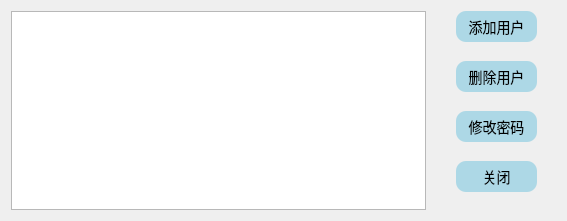
<?xml version="1.0" encoding="UTF-8"?>
<ui version="4.0">
 <class>UserManagerDialog</class>
 <widget class="QDialog" name="UserManagerDialog">
  <property name="geometry">
   <rect>
    <x>0</x>
    <y>0</y>
    <width>567</width>
    <height>221</height>
   </rect>
  </property>
  <property name="windowTitle">
   <string>Dialog</string>
  </property>
  <property name="styleSheet">
   <string notr="true">QWidget {
font-size:14px;
}
QPushButton {
	background-color: rgb(173, 216, 230);
	border:2px groovegray;
	border-radius:10px;
	padding:2px 4px;
}

QPushButton:hover {
/*   background-color: khaki;	*/
	background-color: rgb(135, 206, 250);
}

/* Increase the padding, so the text is shifted when the button is
   pressed. */
QPushButton:pressed {
    padding-left: 5px;
    padding-top: 5px;
	background-color: rgb(70, 130, 180);
/*    background-color: #d0d67c;	*/
}</string>
  </property>
  <layout class="QHBoxLayout" name="horizontalLayout_2">
   <item>
    <layout class="QHBoxLayout" name="userManagerHLayout">
     <property name="spacing">
      <number>0</number>
     </property>
     <item>
      <widget class="QWidget" name="userManager" native="true">
       <layout class="QVBoxLayout" name="userVLayout">
        <property name="spacing">
         <number>0</number>
        </property>
        <property name="leftMargin">
         <number>0</number>
        </property>
        <property name="topMargin">
         <number>0</number>
        </property>
        <property name="rightMargin">
         <number>0</number>
        </property>
        <property name="bottomMargin">
         <number>0</number>
        </property>
        <item>
         <layout class="QHBoxLayout" name="userHLayout">
          <property name="spacing">
           <number>0</number>
          </property>
          <item>
           <widget class="QTableView" name="userInfoTableview"/>
          </item>
         </layout>
        </item>
       </layout>
      </widget>
     </item>
     <item>
      <widget class="QWidget" name="operateWidget" native="true">
       <property name="minimumSize">
        <size>
         <width>130</width>
         <height>0</height>
        </size>
       </property>
       <property name="maximumSize">
        <size>
         <width>130</width>
         <height>16777215</height>
        </size>
       </property>
       <widget class="QPushButton" name="addUserBtn">
        <property name="geometry">
         <rect>
          <x>30</x>
          <y>0</y>
          <width>81</width>
          <height>31</height>
         </rect>
        </property>
        <property name="styleSheet">
         <string notr="true">font: 10pt &quot;宋体&quot;;</string>
        </property>
        <property name="text">
         <string>添加用户</string>
        </property>
       </widget>
       <widget class="QPushButton" name="modifyBtn">
        <property name="geometry">
         <rect>
          <x>30</x>
          <y>100</y>
          <width>81</width>
          <height>31</height>
         </rect>
        </property>
        <property name="styleSheet">
         <string notr="true">font: 10pt &quot;宋体&quot;;</string>
        </property>
        <property name="text">
         <string>修改密码</string>
        </property>
       </widget>
       <widget class="QPushButton" name="delUserBtn">
        <property name="geometry">
         <rect>
          <x>30</x>
          <y>50</y>
          <width>81</width>
          <height>31</height>
         </rect>
        </property>
        <property name="styleSheet">
         <string notr="true">font: 10pt &quot;宋体&quot;;</string>
        </property>
        <property name="text">
         <string>删除用户</string>
        </property>
       </widget>
       <widget class="QPushButton" name="closeBtn">
        <property name="geometry">
         <rect>
          <x>30</x>
          <y>150</y>
          <width>81</width>
          <height>31</height>
         </rect>
        </property>
        <property name="styleSheet">
         <string notr="true">font: 10pt &quot;宋体&quot;;</string>
        </property>
        <property name="text">
         <string>关闭</string>
        </property>
       </widget>
      </widget>
     </item>
    </layout>
   </item>
  </layout>
 </widget>
 <resources/>
 <connections/>
</ui>
